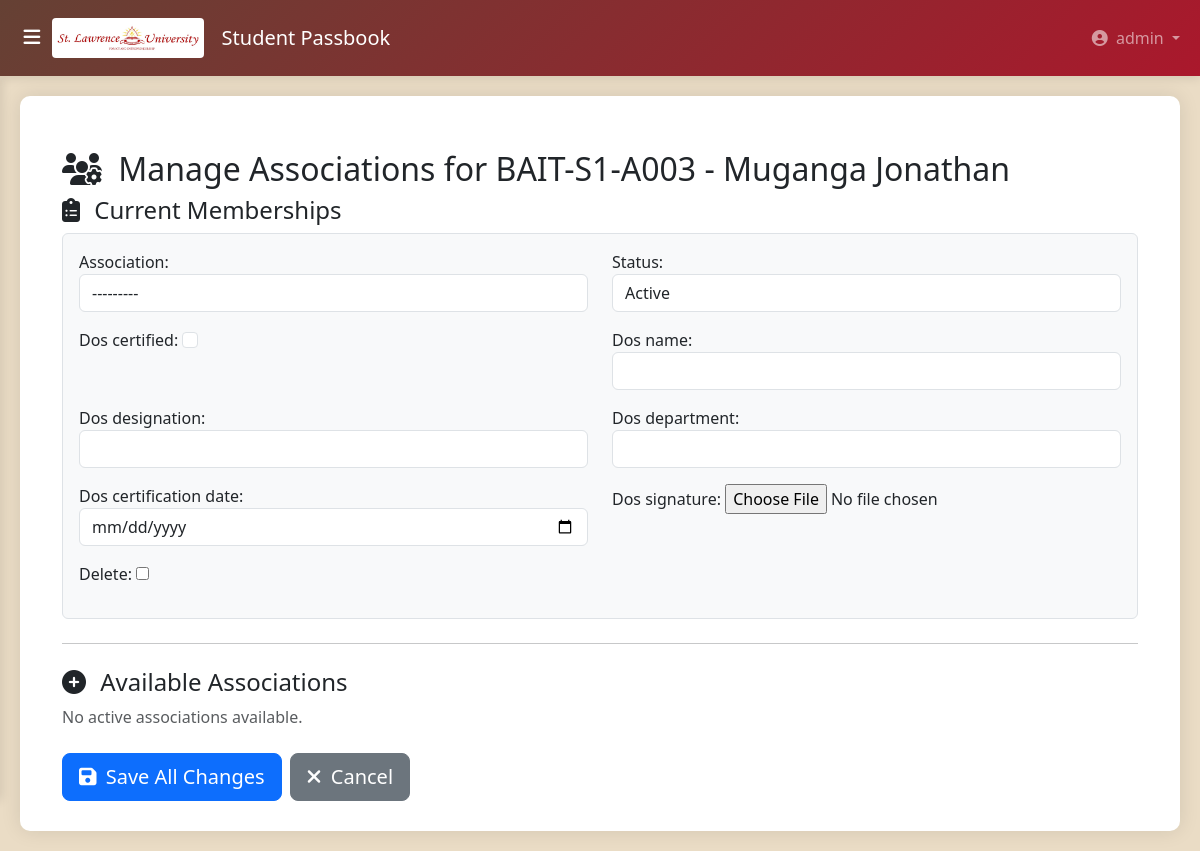
The app's page /passbook/student/BAIT-S1-A003/associations/ (signed in) with its own data.
### accounts/models.py (models this page shows, shortened)
class User(AbstractUser):
    USER_TYPE_CHOICES = (
        ('sysadmin', 'System Administrator'),
        ('student', 'Student'),
        ('dean_of_students', 'Dean of Students'),
        ('finance_director', 'Finance Director'),
        ('academic_registrar', 'Academic Registrar'),
        ('head_of_department', 'Head of Department'),
        ('faculty_dean', 'Faculty Dean'),
        ('medical_officer', 'Medical Officer'),
        ('nche_officer', 'NCHE Officer'),
        ('lecturer', 'Lecturer'),  # Keep if needed
    )
    user_type = models.CharField(max_length=20, choices=USER_TYPE_CHOICES)
    phone_number = models.CharField(max_length=15, unique=True, blank=True, null=True)
    @property
    def is_sysadmin(self):
        return self.user_type == 'sysadmin'
    @property
    def is_student(self):
        return self.user_type == 'student'
    @property
    def is_dean_of_students(self):
        return self.user_type == 'dean_of_students'
    @property
    def is_finance_director(self):
        return self.user_type == 'finance_director'
    @property
    def is_academic_registrar(self):
        return self.user_type == 'academic_registrar'
    @property
    def is_head_of_department(self):
        return self.user_type == 'head_of_department'
    @property
    def is_medical_officer(self):
        return self.user_type == 'medical_officer'
    @property
    def is_nche_officer(self):
        return self.user_type == 'nche_officer'
    groups = models.ManyToManyField(
        'auth.Group',
        related_name="accounts_user_groups",
        blank=True,
    )
    user_permissions = models.ManyToManyField(
        'auth.Permission',
        related_name="accounts_user_permissions",
        blank=True,
    )

### pass_book/models.py (models this page shows, shortened)
class AccessNumber(models.Model):
    access_number = models.CharField(max_length=20, unique=True, primary_key=True)
    student = models.ForeignKey(
        Student,
        on_delete=models.CASCADE,
        related_name='access_numbers'
    )
    academic_year = models.ForeignKey('AcademicYear', on_delete=models.CASCADE)
    semester = models.ForeignKey('Semester', on_delete=models.CASCADE)
    year_of_study = models.IntegerField(validators=[MinValueValidator(1), MaxValueValidator(5)])
    generated_date = models.DateTimeField(auto_now_add=True)
    is_active = models.BooleanField(default=True)
    class Meta:
        unique_together = ['student', 'academic_year', 'semester']
        ordering = ['-generated_date']
    def __str__(self):
        return f"{self.access_number} - {self.student.name}"

class Student(models.Model):
    SESSION_CHOICES = [
        ('D', 'Day'),
        ('E', 'Evening'),
        ('W', 'Weekend'),
    ]
    id = models.UUIDField(primary_key=True, default=uuid.uuid4, editable=False)
    student_photo = models.ImageField(
        upload_to='student_photos/',
        blank=True,
        null=True,
        help_text="Upload a clear face photo of the student"
    )
    parent_guardian_photo = models.ImageField(
        upload_to='parent_photos/',
        blank=True,
        null=True,
        help_text="Upload a clear face photo of the parent or guardian"
    )
    name = models.CharField(max_length=200)
    program = models.ForeignKey(
        'Program',
        on_delete=models.PROTECT,
        related_name='students'
    )
    nationality = models.CharField(max_length=100)
    student_contact = models.CharField(max_length=20)
    parent_guardian_name = models.CharField(max_length=200, blank=True, null=True)
    parent_guardian_contact = models.CharField(max_length=20, blank=True, null=True)
    parent_guardian_signature = models.ImageField(upload_to='parent_signatures/', blank=True, null=True)
    signature = models.ImageField(upload_to='signatures/', blank=True, null=True)
    serial_number = models.CharField(max_length=50, blank=True, null=True)
    admission_year = models.PositiveIntegerField(help_text="Year of admission (e.g., 2024)")
    session = models.CharField(max_length=1, choices=SESSION_CHOICES, help_text="Study session")
    expected_graduation_year = models.IntegerField(blank=True, null=True)
    manual_received = models.BooleanField(default=False)
    manual_received_date = models.DateField(blank=True, null=True)
    registration_number = models.CharField(
        max_length=50,
        unique=True,
        help_text="Manual registration number (e.g., 909/24D/U/A001)"
    )
    program_code = models.CharField(max_length=10, blank=True, help_text="Copied from Program.code")
    student_number = models.CharField(max_length=10, blank=True, help_text="Sequential code like AA01")
    static_access_number = models.CharField(
        max_length=15,
        unique=True,
        blank=True,
        help_text="Format: COURSE-XXXX (e.g., BAGC-AA01)"
    )
    created_at = models.DateTimeField(auto_now_add=True)
    updated_at = models.DateTimeField(auto_now=True)
    user = models.OneToOneField(
        settings.AUTH_USER_MODEL,
        on_delete=models.CASCADE,
        related_name='student_profile',
        null=True,
        blank=True,
        help_text="Linked user account for this student"
    )
    class Meta:
        ordering = ['student_number']

### pass_book/views.py (the view)
@login_required
def student_associations_view(request, access_number):
    if not (request.user.is_dean_of_students or request.user.is_sysadmin):
        raise PermissionDenied("Only the Dean of Students or System Administrator can manage association memberships.")
    access_num = get_object_or_404(AccessNumber, access_number=access_number)
    if request.method == 'POST':
        formset = StudentAssociationFormSet(
            request.POST,
            request.FILES,
            instance=access_num
        )
        if formset.is_valid():
            formset.save()
            messages.success(request, 'Associations updated successfully!')
            return redirect('pass_book:detail', access_number=access_number)
        else:
            messages.error(request, 'Please correct the errors below.')
    else:
        formset = StudentAssociationFormSet(instance=access_num)
    context = {
        'formset': formset,
        'access_number': access_num,
        'available_associations': Association.objects.filter(is_active=True)
    }
    return render(request, 'student_registration/student_associations_form.html', context)

### templates/student_registration/student_associations_form.html (shortened to what this page needs)
{% extends 'student_registration/base.html' %}
{% load static %}
{% block content %}
<div class="container mt-4">
  <h2><i class="fas fa-users-cog me-2"></i> Manage Associations for {{ access_number }}</h2>
  <form method="post" id="associations-form">
    <div class="mb-4">
      <h4><i class="fas fa-clipboard-list me-2"></i> Current Memberships</h4>
      {% for form in formset %}
        <div class="border p-3 mb-3 rounded bg-light">
          <div class="row">
            {% for field in form.visible_fields %}
              <div class="mb-3 col-md-6">
                {{ field.label_tag }}
                {{ field }}
              </div>
            {% endfor %}
          </div>
        </div>
      {% endfor %}
    </div>
    <hr class="my-4">
    <h4><i class="fas fa-plus-circle me-2"></i> Available Associations</h4>
    {% if available_associations %}
      <div class="row">
        {% for assoc in available_associations %}
          {% if assoc not in memberships %}
            <div class="col-md-6 col-lg-4 mb-3">
              <div class="card h-100">
                <div class="card-body d-flex flex-column">
                  <h5 class="card-title">{{ assoc.name }}</h5>
                  <p class="card-text">
                    <span class="badge bg-info">{{ assoc.get_association_type_display }}</span><br>
                    {% if assoc.description %}
                      <small class="text-muted">{{ assoc.description|truncatewords:15 }}</small>
                    {% endif %}
                  </p>
                  <button type="button"
                          class="btn btn-sm btn-outline-primary mt-auto assign-btn"
                          data-association-id="{{ assoc.id }}"
                          data-association-name="{{ assoc.name }}">
                    <i class="fas fa-user-plus me-1"></i> Assign to Student
                  </button>
                </div>
              </div>
            </div>
          {% endif %}
        {% endfor %}
      </div>
      <div id="empty-form" style="display:none;">
        {{ formset.empty_form }}
      </div>
    {% else %}
      <p class="text-muted">No active associations available.</p>
    {% endif %}
    <div class="d-flex gap-2 mt-4">
      <button type="submit" class="btn btn-primary btn-lg">
        <i class="fas fa-save me-1"></i> Save All Changes
      </button>
      <a href="{% url 'pass_book:association_access_number_detail' access_number=access_number.access_number %}"
         class="btn btn-secondary btn-lg">
        <i class="fas fa-times me-1"></i> Cancel
      </a>
    </div>
  </form>
</div>
{% endblock %}

### templates/student_registration/base.html (shortened to what this page needs)
<!DOCTYPE html>
<html lang="en">
<head>
    <link href="https://cdnjs.cloudflare.com/ajax/libs/bootstrap/5.3.0/css/bootstrap.min.css" rel="stylesheet">
    <link href="https://cdnjs.cloudflare.com/ajax/libs/font-awesome/6.5.0/css/all.min.css" rel="stylesheet">
    <link href="https://cdn.jsdelivr.net/npm/bootstrap-icons@1.11.1/font/bootstrap-icons.css" rel="stylesheet">
</head>
<body>
    <nav class="navbar navbar-expand-lg navbar-dark navbar-custom">
        <div class="container-fluid">
            <button id="sidebarToggle" class="d-flex align-items-center justify-content-center">
                <i class="fas fa-bars"></i>
            </button>
           <a class="navbar-brand mx-auto mx-lg-0" href="{% url 'pass_book:dashboard' %}">
                <div class="logo-container">
                    <img alt="SLAU Logo" class="logo">
                    <span class="ms-2">Student Passbook</span>
                </div>
            </a>
            <div class="collapse navbar-collapse" id="navbarNav">
                <ul class="navbar-nav ms-auto">
                    <li class="nav-item dropdown">
                        <a class="nav-link dropdown-toggle" href="#" id="navbarDropdown" role="button" data-bs-toggle="dropdown">
                            <i class="fas fa-user-circle me-1"></i>
                            {{ user.username|default:"User" }}
                        </a>
                    </li>
                </ul>
            </div>
        </div>
    </nav>
    <div class="container-fluid" id="main-content">
        <div class="content-wrapper">
            {% block content %}{% endblock %}
        </div>
    </div>
</body>
</html>

### templates/student_registration/base.html (style rules this page uses)
:root { --primary-color: #654134; --secondary-color: #aa182c; --success-color: #27ae60; --warning-color: #d5ba8c; --danger-color: #be2032; --light-bg: #eadcc5; --white: #ffffff; --sidebar-width: 250px; --navbar-height: 76px; }
body { background-color: var(--light-bg); font-family: 'Segoe UI', Tahoma, Geneva, Verdana, sans-serif; padding-top: var(--navbar-height); overflow-x: hidden; }
.navbar-custom { background: linear-gradient(135deg, var(--primary-color), var(--secondary-color)); box-shadow: 0 2px 10px rgba(0,0,0,0.1); position: fixed; top: 0; left: 0; right: 0; width: 100%; z-index: 1030; height: var(--navbar-height); }
.navbar-brand { display: flex; align-items: center; }
.logo-container { display: flex; align-items: center; }
.logo { height: 40px; width: auto; margin-right: 10px; border-radius: 4px; }
#main-content { margin-left: 0; transition: margin-left 0.3s ease; width: 100%; min-height: calc(100vh - var(--navbar-height)); padding: 0; overflow-x: hidden; }
.content-wrapper { background-color: var(--white); border-radius: 10px; box-shadow: 0 0 20px rgba(0,0,0,0.1); padding: 30px; margin: 20px; max-width: 100%; box-sizing: border-box; }
#sidebarToggle { color: var(--white); border: none; font-size: 1.2rem; background: transparent; cursor: pointer; transition: all 0.3s ease; width: 40px; height: 40px; border-radius: 50%; display: flex; align-items: center; justify-content: center; }
@media (min-width: 1200px) { .content-wrapper { max-width: calc(100vw - 40px); } }
* { box-sizing: border-box; }
html, body { max-width: 100%; overflow-x: hidden; }

### records on screen
User: username "admin"
AccessNumber: access_number+student "BAIT-S1-A003 - Muganga Jonathan"

### other values on screen
{{ field.label_tag }} "Association:" "Status:" "Dos certified:" "Dos name:" "Dos designation:" "Dos department:" "Dos certification date:" "Dos signature:" "Delete:"
